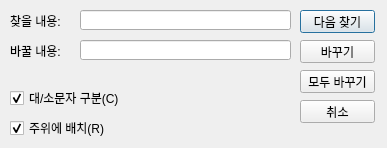
<?xml version="1.0" encoding="UTF-8"?>
<ui version="4.0">
 <class>Dialog</class>
 <widget class="QDialog" name="Dialog">
  <property name="geometry">
   <rect>
    <x>0</x>
    <y>0</y>
    <width>387</width>
    <height>148</height>
   </rect>
  </property>
  <property name="windowTitle">
   <string>Dialog</string>
  </property>
  <widget class="QPushButton" name="find_next">
   <property name="geometry">
    <rect>
     <x>300</x>
     <y>10</y>
     <width>75</width>
     <height>23</height>
    </rect>
   </property>
   <property name="text">
    <string>다음 찾기</string>
   </property>
  </widget>
  <widget class="QPushButton" name="button_change">
   <property name="geometry">
    <rect>
     <x>300</x>
     <y>40</y>
     <width>75</width>
     <height>23</height>
    </rect>
   </property>
   <property name="text">
    <string>바꾸기</string>
   </property>
  </widget>
  <widget class="QPushButton" name="button_all_change">
   <property name="geometry">
    <rect>
     <x>300</x>
     <y>70</y>
     <width>75</width>
     <height>23</height>
    </rect>
   </property>
   <property name="text">
    <string>모두 바꾸기</string>
   </property>
  </widget>
  <widget class="QPushButton" name="cancel">
   <property name="geometry">
    <rect>
     <x>300</x>
     <y>100</y>
     <width>75</width>
     <height>23</height>
    </rect>
   </property>
   <property name="text">
    <string>취소</string>
   </property>
  </widget>
  <widget class="QLabel" name="find_str">
   <property name="enabled">
    <bool>true</bool>
   </property>
   <property name="geometry">
    <rect>
     <x>10</x>
     <y>10</y>
     <width>61</width>
     <height>21</height>
    </rect>
   </property>
   <property name="text">
    <string>찾을 내용:</string>
   </property>
  </widget>
  <widget class="QLineEdit" name="find_str_text">
   <property name="geometry">
    <rect>
     <x>80</x>
     <y>10</y>
     <width>211</width>
     <height>20</height>
    </rect>
   </property>
  </widget>
  <widget class="QLabel" name="find_str_2">
   <property name="enabled">
    <bool>true</bool>
   </property>
   <property name="geometry">
    <rect>
     <x>10</x>
     <y>40</y>
     <width>61</width>
     <height>21</height>
    </rect>
   </property>
   <property name="text">
    <string>바꿀 내용:</string>
   </property>
  </widget>
  <widget class="QLineEdit" name="change_str_text">
   <property name="geometry">
    <rect>
     <x>80</x>
     <y>40</y>
     <width>211</width>
     <height>20</height>
    </rect>
   </property>
  </widget>
  <widget class="QCheckBox" name="check_capital">
   <property name="geometry">
    <rect>
     <x>10</x>
     <y>90</y>
     <width>121</width>
     <height>16</height>
    </rect>
   </property>
   <property name="text">
    <string>대/소문자 구분(C)</string>
   </property>
   <property name="shortcut">
    <string>Alt+C</string>
   </property>
   <property name="checked">
    <bool>true</bool>
   </property>
  </widget>
  <widget class="QCheckBox" name="checkBox_2">
   <property name="geometry">
    <rect>
     <x>10</x>
     <y>120</y>
     <width>121</width>
     <height>16</height>
    </rect>
   </property>
   <property name="text">
    <string>주위에 배치(R)</string>
   </property>
   <property name="shortcut">
    <string>Alt+R</string>
   </property>
   <property name="checked">
    <bool>true</bool>
   </property>
  </widget>
 </widget>
 <resources/>
 <connections/>
</ui>
